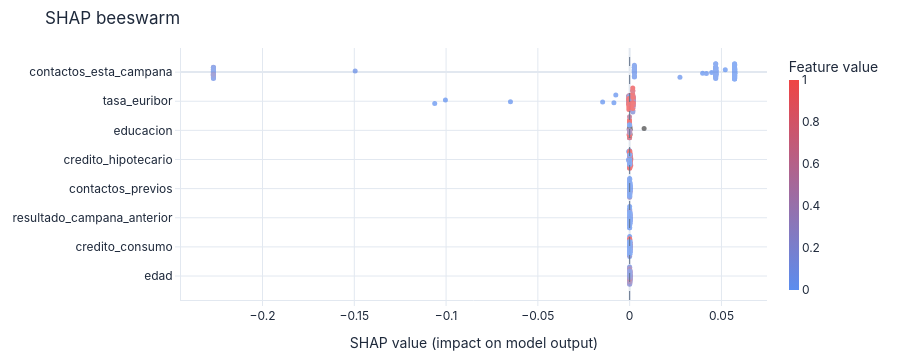

Notebook code for this chart:
### Markdown cell above
### Ejercicio D1 · Interpretabilidad global con beeswarm de SHAP

Generen el gráfico **beeswarm de SHAP** del modelo ganador usando `exp.plot_model(..., plot='shap_beeswarm')`.
Identifiquen: (a) ¿cuál es la variable más influyente?, (b) ¿cómo afecta tener valores altos de `tasa_euribor`
(color rojo) a la probabilidad de contratar el depósito?

### Code cell
# cada punto es un cliente de prueba; el color indica el valor de su variable
exp.plot_model(mejora.pipeline, plot='shap_beeswarm')

### Figure 1 — Plotly figure (JSON) as saved in the notebook; plotly's stock layout.template omitted (floating-point values rounded to 4 significant figures; data arrays with more than 128 entries replaced by an {"elided": "..."} marker saying what was removed)
{"data": [{"hovertemplate": "contactos_esta_campana<br>SHAP: %{x:.3f}<extra></extra>", "marker": {"color": {"elided": "200 float values"}, "colorbar": {"outlinewidth": 0, "thickness": 10, "title": {"text": "Feature value"}}, "colorscale": [[0, "#5B8DEF"], [1, "#EF4444"]], "showscale": true, "size": 5}, "mode": "markers", "opacity": 0.7, "showlegend": false, "type": "scatter", "x": {"elided": "200 float values"}, "y": {"elided": "200 float values"}}, {"hovertemplate": "tasa_euribor<br>SHAP: %{x:.3f}<extra></extra>", "marker": {"color": {"elided": "200 float values"}, "colorscale": [[0, "#5B8DEF"], [1, "#EF4444"]], "showscale": false, "size": 5}, "mode": "markers", "opacity": 0.7, "showlegend": false, "type": "scatter", "x": {"elided": "200 float values"}, "y": {"elided": "200 float values"}}, {"hovertemplate": "educacion<br>SHAP: %{x:.3f}<extra></extra>", "marker": {"color": {"elided": "200 float values"}, "colorscale": [[0, "#5B8DEF"], [1, "#EF4444"]], "showscale": false, "size": 5}, "mode": "markers", "opacity": 0.7, "showlegend": false, "type": "scatter", "x": {"elided": "200 float values"}, "y": {"elided": "200 float values"}}, {"hovertemplate": "credito_hipotecario<br>SHAP: %{x:.3f}<extra></extra>", "marker": {"color": {"elided": "200 float values"}, "colorscale": [[0, "#5B8DEF"], [1, "#EF4444"]], "showscale": false, "size": 5}, "mode": "markers", "opacity": 0.7, "showlegend": false, "type": "scatter", "x": {"elided": "200 float values"}, "y": {"elided": "200 float values"}}, {"hovertemplate": "contactos_previos<br>SHAP: %{x:.3f}<extra></extra>", "marker": {"color": {"elided": "200 float values"}, "colorscale": [[0, "#5B8DEF"], [1, "#EF4444"]], "showscale": false, "size": 5}, "mode": "markers", "opacity": 0.7, "showlegend": false, "type": "scatter", "x": {"elided": "200 float values"}, "y": {"elided": "200 float values"}}, {"hovertemplate": "resultado_campana_anterior<br>SHAP: %{x:.3f}<extra></extra>", "marker": {"color": {"elided": "200 float values"}, "colorscale": [[0, "#5B8DEF"], [1, "#EF4444"]], "showscale": false, "size": 5}, "mode": "markers", "opacity": 0.7, "showlegend": false, "type": "scatter", "x": {"elided": "200 float values"}, "y": {"elided": "200 float values"}}, {"hovertemplate": "credito_consumo<br>SHAP: %{x:.3f}<extra></extra>", "marker": {"color": {"elided": "200 float values"}, "colorscale": [[0, "#5B8DEF"], [1, "#EF4444"]], "showscale": false, "size": 5}, "mode": "markers", "opacity": 0.7, "showlegend": false, "type": "scatter", "x": {"elided": "200 float values"}, "y": {"elided": "200 float values"}}, {"hovertemplate": "edad<br>SHAP: %{x:.3f}<extra></extra>", "marker": {"color": {"elided": "200 float values"}, "colorscale": [[0, "#5B8DEF"], [1, "#EF4444"]], "showscale": false, "size": 5}, "mode": "markers", "opacity": 0.7, "showlegend": false, "type": "scatter", "x": {"elided": "200 float values"}, "y": {"elided": "200 float values"}}], "layout": {"font": {"color": "#1E293B", "family": "Inter, system-ui, sans-serif", "size": 12}, "height": 360, "hoverlabel": {"bgcolor": "white", "bordercolor": "#E2E8F0", "font": {"family": "Inter, system-ui, sans-serif", "size": 12}}, "legend": {"bgcolor": "rgba(0,0,0,0)", "borderwidth": 0, "orientation": "h", "x": 0, "y": -0.18}, "margin": {"b": 48, "l": 56, "r": 24, "t": 48}, "paper_bgcolor": "rgba(0,0,0,0)", "plot_bgcolor": "rgba(0,0,0,0)", "shapes": [{"line": {"color": "#64748B", "dash": "dash", "width": 1}, "type": "line", "x0": 0, "x1": 0, "xref": "x", "y0": 0, "y1": 1, "yref": "y domain"}], "showlegend": false, "title": {"text": "SHAP beeswarm"}, "xaxis": {"automargin": true, "gridcolor": "#E2E8F0", "linecolor": "#E2E8F0", "tickcolor": "#E2E8F0", "ticks": "outside", "title": {"text": "SHAP value (impact on model output)"}, "zerolinecolor": "#E2E8F0"}, "yaxis": {"automargin": true, "autorange": "reversed", "gridcolor": "#E2E8F0", "linecolor": "#E2E8F0", "tickcolor": "#E2E8F0", "tickmode": "array", "ticks": "outside", "ticktext": ["contactos_esta_campana", "tasa_euribor", "educacion", "credito_hipotecario", "contactos_previos", "resultado_campana_anterior", "credito_consumo", "edad"], "tickvals": [0, 1, 2, 3, 4, 5, 6, 7], "title": {}, "zerolinecolor": "#E2E8F0"}}}
